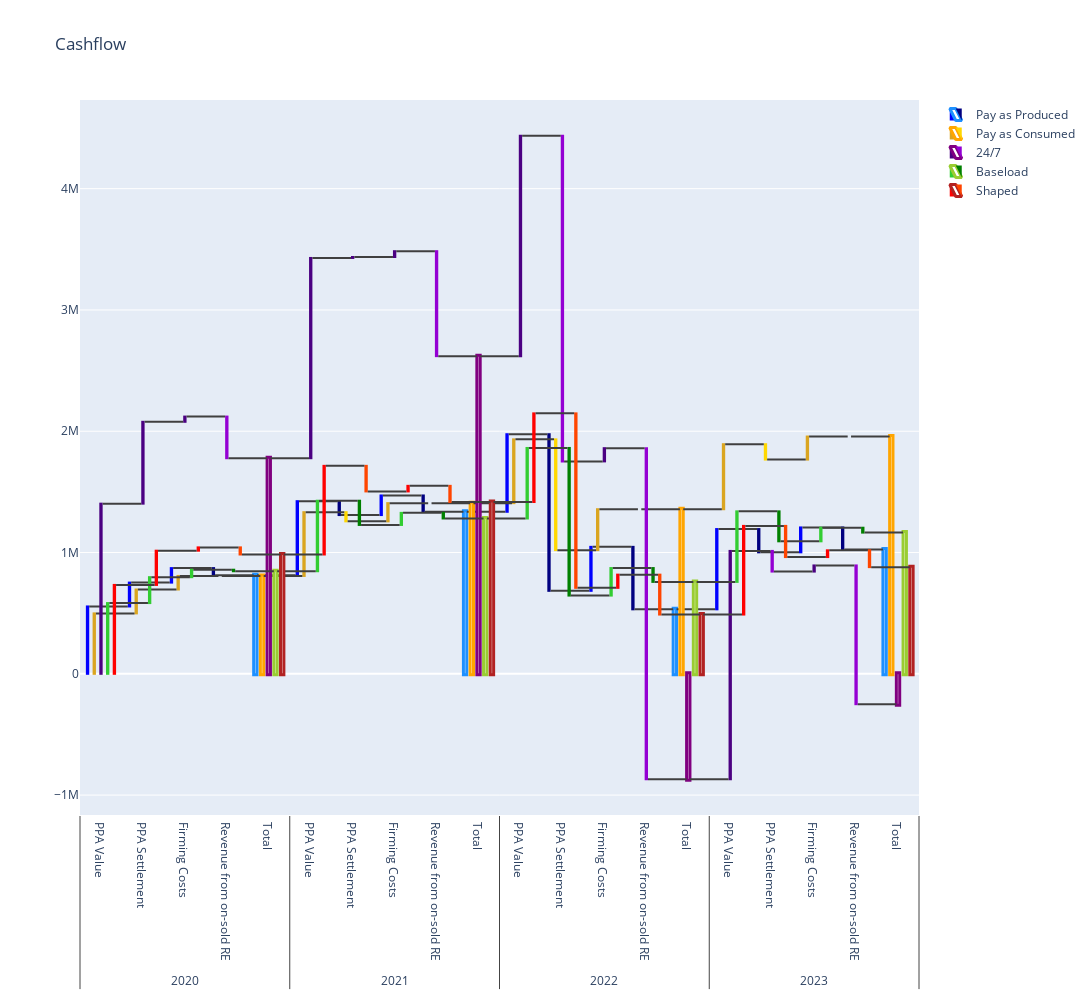

The notebook cell this image was saved under:
### Code cell
colours = {
    'Pay as Produced' : ['navy', 'blue', 'dodgerblue'], 
    'Pay as Consumed' : ['gold', 'goldenrod', 'orange'], 
    '24/7' : ['darkviolet', 'indigo', 'purple'], 
    'Baseload' : ['green', 'limegreen', 'yellowgreen'], 
    'Shaped' : ['orangered', 'red', 'firebrick']
}

for name, info in results_dict.items():
    name_ = name[:-4]
    combo_ppa_results = pd.DataFrame()

    fig = go.Figure()
    for ppa_type in ['Pay as Produced', 'Pay as Consumed', '24/7', 'Baseload', 'Shaped']:
        result = info[ppa_type]['All Results'].copy()
        # year_one = result[result.index.year == 2019].copy()

        # fig = plt.figure(figsize=(16,6))
        # fig = sns.lineplot(year_one[['Load', 'Contracted Energy']])
        # plt.title(ppa_type)
        # plt.show()

        if ppa_type == '24/7':
            ppa_name = '247'
        else:
            ppa_name = ppa_type


        costs_waterfall = result[['PPA Value', 'PPA Settlement', 'Firming Costs', 'Revenue from on-sold RE']].copy()
        costs_waterfall['Total'] = None

        costs_waterfall['Year'] = costs_waterfall.index.year.astype(str)
        costs_waterfall = costs_waterfall.set_index('Year', drop=True)

        costs_waterfall = costs_waterfall.T
        costs_waterfall['Measure'] = np.where(costs_waterfall.index == 'Total', 'total', 'relative')
        costs_waterfall['Category'] = costs_waterfall.index
        costs_waterfall = costs_waterfall.reset_index(drop=True)

        costs_waterfall = costs_waterfall.melt(id_vars=['Category', 'Measure'])
        colour = colours[ppa_type]

        fig.add_trace(
            go.Waterfall(
                name = ppa_type, 
                orientation = "v",
                measure = costs_waterfall['Measure'],
                x = [costs_waterfall['Year'], costs_waterfall['Category']],
                y = costs_waterfall['value'],
                connector = {"line":{"color":"rgb(63, 63, 63)"}},
                 # set colors for different types of bars
                 # see https://plotly.com/python/waterfall-charts/#setting-marker-size-and-color
                 decreasing = {"marker":{"color":colour[0]}},
                 increasing = {"marker":{"color":colour[1]}},
                 totals = {"marker":{"color":'white', "line":{"color":colour[2], "width":3}}}
            )
        )


    fig.update_layout(
            title = "Cashflow",
            showlegend = True,
            waterfallgroupgap = 0.5,
            height=1000,
            width=1800
    )

    fig.show()

        matching = result[['Total Match (contr.)', 'Total Match (hybrid)', 'Hourly Match (contr.)','Hourly Match (hybrid)']].copy().reset_index()
        matching = matching.melt(id_vars='DateTime')

        fig = plt.figure(figsize=(12, 6))
        fig = sns.barplot(matching, x='DateTime', y='value', hue='variable')
        plt.title(f'Annual vs. hourly matching (%)\n{ppa_name} - {name_}')
        for container in fig.containers:
            fig.bar_label(container, fmt='%.1f')
        # path = f'charts/{name_}_{ppa_name}_matching.svg'
        # plt.savefig(path, format='svg', bbox_inches = 'tight')
        # # plt.show()
        # plt.close()

        plt.show()
        plt.close()


        costs = result[['PPA Value', 'PPA Settlement', 'Firming Costs', 'Revenue from on-sold RE',
       'Revenue from excess LGCs', 'Cost of shortfall LGCs',
       'Shortfall Payments Received', 'Total']].copy().reset_index()
        costs = costs.melt(id_vars='DateTime')
        fig = plt.figure(figsize=(12, 6))
        fig = sns.barplot(costs, x='DateTime', y='value', hue='variable')
        plt.title(f'All costs and revenues ($)\n{ppa_name} - {name_}')
        for container in fig.containers:
            fig.bar_label(container, fmt='%.1f')
        # path = f'charts/{name_}_{ppa_name}_costs.svg'
        # plt.savefig(path, format='svg', bbox_inches = 'tight')
        # # plt.show()
        # plt.close()

        plt.show()
        plt.close()



        emissions = result[['Firming Emissions (contr.)','Firming Emissions (hybrid)']].copy().reset_index()
        emissions = emissions.melt(id_vars='DateTime')
        fig = plt.figure(figsize=(12, 6))
        fig = sns.barplot(emissions, x='DateTime', y='value', hue='variable')
        plt.title(f'Firming Emissions (tCO2-e)\n{ppa_name} - {name_}')
        for container in fig.containers:
            fig.bar_label(container, fmt='%.1f')
        # path = f'charts/{name_}_{ppa_name}_emissions.svg'
        # plt.savefig(path, format='svg', bbox_inches = 'tight')
        ## plt.show()
        # plt.close()

        plt.show()
        plt.close()

    break

### Figure 1 — Plotly figure (JSON) as saved in the notebook; plotly's stock layout.template omitted (floating-point values rounded to 4 significant figures)
{"data": [{"connector": {"line": {"color": "rgb(63, 63, 63)"}}, "decreasing": {"marker": {"color": "navy"}}, "increasing": {"marker": {"color": "blue"}}, "measure": ["relative", "relative", "relative", "relative", "total", "relative", "relative", "relative", "relative", "total", "relative", "relative", "relative", "relative", "total", "relative", "relative", "relative", "relative", "total"], "name": "Pay as Produced", "orientation": "v", "totals": {"marker": {"color": "white", "line": {"color": "dodgerblue", "width": 3}}}, "type": "waterfall", "x": [["2020", "2020", "2020", "2020", "2020", "2021", "2021", "2021", "2021", "2021", "2022", "2022", "2022", "2022", "2022", "2023", "2023", "2023", "2023", "2023"], ["PPA Value", "PPA Settlement", "Firming Costs", "Revenue from on-sold RE", "Total", "PPA Value", "PPA Settlement", "Firming Costs", "Revenue from on-sold RE", "Total", "PPA Value", "PPA Settlement", "Firming Costs", "Revenue from on-sold RE", "Total", "PPA Value", "PPA Settlement", "Firming Costs", "Revenue from on-sold RE", "Total"]], "y": [555300.0, 196700.0, 119300.0, -59190.0, null, 611100.0, -114500.0, 161600.0, -134500.0, null, 639400.0, -1291000.0, 362600.0, -515200.0, null, 661800.0, -191700.0, 205200.0, -181400.0, null]}, {"connector": {"line": {"color": "rgb(63, 63, 63)"}}, "decreasing": {"marker": {"color": "gold"}}, "increasing": {"marker": {"color": "goldenrod"}}, "measure": ["relative", "relative", "relative", "relative", "total", "relative", "relative", "relative", "relative", "total", "relative", "relative", "relative", "relative", "total", "relative", "relative", "relative", "relative", "total"], "name": "Pay as Consumed", "orientation": "v", "totals": {"marker": {"color": "white", "line": {"color": "orange", "width": 3}}}, "type": "waterfall", "x": [["2020", "2020", "2020", "2020", "2020", "2021", "2021", "2021", "2021", "2021", "2022", "2022", "2022", "2022", "2022", "2023", "2023", "2023", "2023", "2023"], ["PPA Value", "PPA Settlement", "Firming Costs", "Revenue from on-sold RE", "Total", "PPA Value", "PPA Settlement", "Firming Costs", "Revenue from on-sold RE", "Total", "PPA Value", "PPA Settlement", "Firming Costs", "Revenue from on-sold RE", "Total", "PPA Value", "PPA Settlement", "Firming Costs", "Revenue from on-sold RE", "Total"]], "y": [498100.0, 197000.0, 111800.0, 0, null, 525700.0, -75600.0, 150100.0, 0, null, 525900.0, -913200.0, 337300.0, 0, null, 536100.0, -126500.0, 189800.0, 0, null]}, {"connector": {"line": {"color": "rgb(63, 63, 63)"}}, "decreasing": {"marker": {"color": "darkviolet"}}, "increasing": {"marker": {"color": "indigo"}}, "measure": ["relative", "relative", "relative", "relative", "total", "relative", "relative", "relative", "relative", "total", "relative", "relative", "relative", "relative", "total", "relative", "relative", "relative", "relative", "total"], "name": "24/7", "orientation": "v", "totals": {"marker": {"color": "white", "line": {"color": "purple", "width": 3}}}, "type": "waterfall", "x": [["2020", "2020", "2020", "2020", "2020", "2021", "2021", "2021", "2021", "2021", "2022", "2022", "2022", "2022", "2022", "2023", "2023", "2023", "2023", "2023"], ["PPA Value", "PPA Settlement", "Firming Costs", "Revenue from on-sold RE", "Total", "PPA Value", "PPA Settlement", "Firming Costs", "Revenue from on-sold RE", "Total", "PPA Value", "PPA Settlement", "Firming Costs", "Revenue from on-sold RE", "Total", "PPA Value", "PPA Settlement", "Firming Costs", "Revenue from on-sold RE", "Total"]], "y": [1403000.0, 674900.0, 43060.0, -343400.0, null, 1651000.0, 7827.0, 48010.0, -865400.0, null, 1817000.0, -2685000.0, 109000.0, -2730000.0, null, 1883000.0, -170400.0, 50560.0, -1144000.0, null]}, {"connector": {"line": {"color": "rgb(63, 63, 63)"}}, "decreasing": {"marker": {"color": "green"}}, "increasing": {"marker": {"color": "limegreen"}}, "measure": ["relative", "relative", "relative", "relative", "total", "relative", "relative", "relative", "relative", "total", "relative", "relative", "relative", "relative", "total", "relative", "relative", "relative", "relative", "total"], "name": "Baseload", "orientation": "v", "totals": {"marker": {"color": "white", "line": {"color": "yellowgreen", "width": 3}}}, "type": "waterfall", "x": [["2020", "2020", "2020", "2020", "2020", "2021", "2021", "2021", "2021", "2021", "2022", "2022", "2022", "2022", "2022", "2023", "2023", "2023", "2023", "2023"], ["PPA Value", "PPA Settlement", "Firming Costs", "Revenue from on-sold RE", "Total", "PPA Value", "PPA Settlement", "Firming Costs", "Revenue from on-sold RE", "Total", "PPA Value", "PPA Settlement", "Firming Costs", "Revenue from on-sold RE", "Total", "PPA Value", "PPA Settlement", "Firming Costs", "Revenue from on-sold RE", "Total"]], "y": [583100.0, 213600.0, 61550.0, -12580.0, null, 581500.0, -199800.0, 99500.0, -46320.0, null, 581500.0, -1217000.0, 226900.0, -114000.0, null, 581500.0, -247000.0, 112100.0, -40280.0, null]}, {"connector": {"line": {"color": "rgb(63, 63, 63)"}}, "decreasing": {"marker": {"color": "orangered"}}, "increasing": {"marker": {"color": "red"}}, "measure": ["relative", "relative", "relative", "relative", "total", "relative", "relative", "relative", "relative", "total", "relative", "relative", "relative", "relative", "total", "relative", "relative", "relative", "relative", "total"], "name": "Shaped", "orientation": "v", "totals": {"marker": {"color": "white", "line": {"color": "firebrick", "width": 3}}}, "type": "waterfall", "x": [["2020", "2020", "2020", "2020", "2020", "2021", "2021", "2021", "2021", "2021", "2022", "2022", "2022", "2022", "2022", "2023", "2023", "2023", "2023", "2023"], ["PPA Value", "PPA Settlement", "Firming Costs", "Revenue from on-sold RE", "Total", "PPA Value", "PPA Settlement", "Firming Costs", "Revenue from on-sold RE", "Total", "PPA Value", "PPA Settlement", "Firming Costs", "Revenue from on-sold RE", "Total", "PPA Value", "PPA Settlement", "Firming Costs", "Revenue from on-sold RE", "Total"]], "y": [732900.0, 282200.0, 27180.0, -58610.0, null, 730900.0, -210900.0, 46060.0, -133400.0, null, 730900.0, -1438000.0, 108800.0, -329100.0, null, 730900.0, -257000.0, 55670.0, -138600.0, null]}], "layout": {"height": 1000, "showlegend": true, "title": {"text": "Cashflow"}, "waterfallgroupgap": 0.5, "width": 1800}}
